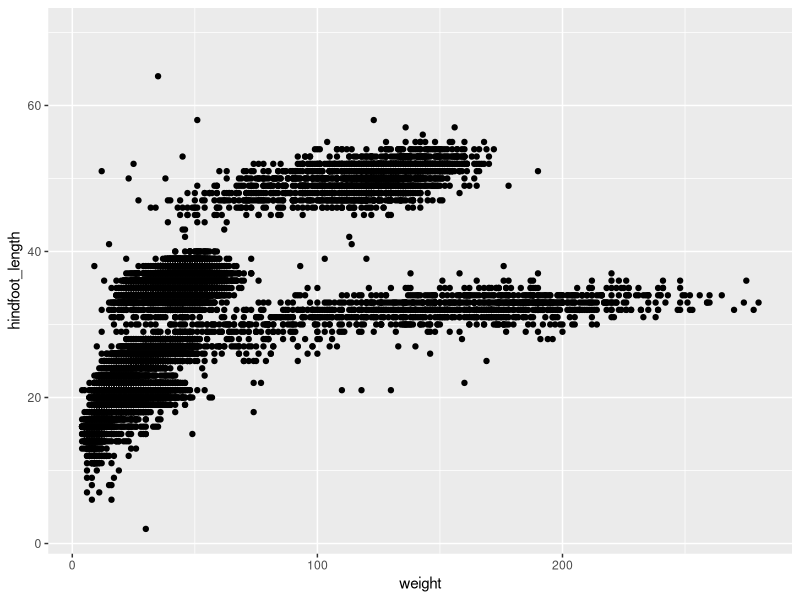

Write R code to recreate this figure.
## ---- chunk 1
#| message: false

library(tidyverse)

surveys <- read_csv("data/surveys.csv")
## ---- chunk 2
#| warning: false
ggplot(data = surveys,
       mapping = aes(x = weight, y = hindfoot_length)) +
  geom_point()
